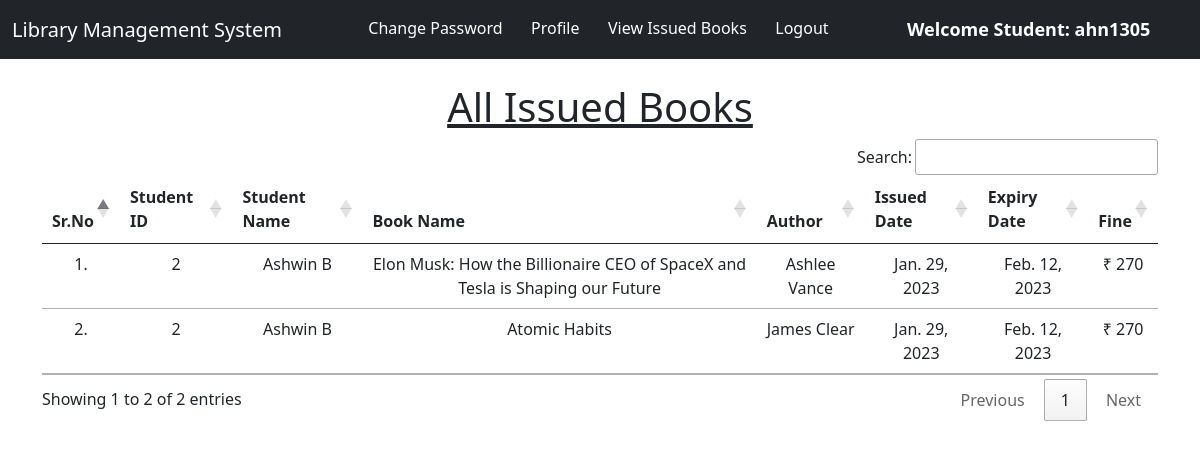
The page /student_issued_books/ (signed in) on the database its author committed.
### library/models.py (models this page shows, shortened)
class Book(models.Model):
    name = models.CharField(max_length=200)
    author = models.CharField(max_length=200)
    isbn = models.PositiveIntegerField()
    category = models.CharField(max_length=50)

class IssuedBook(models.Model):
    student_id = models.CharField(max_length=100, blank=True)
    isbn = models.CharField(max_length=13)
    issued_date = models.DateField(auto_now=True)
    expiry_date = models.DateField(default=expiry)

### library/views.py (the view)
# urls.py: path("student_issued_books/", views.student_issued_books, name="student_issued_books"),
@login_required(login_url = '/student_login')
def student_issued_books(request):
    student = Student.objects.filter(user_id=request.user.id)
    issuedBooks = IssuedBook.objects.filter(student_id=student[0].user_id)
    li1 = []
    li2 = []
    for i in issuedBooks:
        books = Book.objects.filter(isbn=i.isbn)
        for book in books:
            t=(request.user.id, request.user.get_full_name, book.name,book.author)
            li1.append(t)
        days=(date.today()-i.issued_date)
        d=days.days
        fine=0
        if d>15:
            day=d-14
            fine=day*5
        t=(issuedBooks[0].issued_date, issuedBooks[0].expiry_date, fine)
        li2.append(t)
    return render(request,'student_issued_books.html',{'li1':li1, 'li2':li2, 'lst':zip(li1,li2)})

### library/templates/student_issued_books.html (shortened to what this page needs)
{% extends 'student_navbar.html' %}
{% load static %}
{% block body %}
<div class="container mt-4">
    <h1 class="text-center"><u>All Issued Books</u></h1>
    <table class="table table-responsive-hover" id="example">
        <thead>
            <tr class="text-center">
                <th>Sr.No</th>
                <th>Student ID</th>
                <th>Student Name</th>
                <th>Book Name</th>
                <th>Author</th>
                <th>Issued Date</th>
                <th>Expiry Date</th>
                <th>Fine</th>
            </tr>
        </thead>
        <tbody>
            {% for i,j in lst %}
            <tr class="text-center">
                <td>{{forloop.counter}}.</td>
                <td>{{i.0}}</td>
                <td>{{i.1}}</td>
                <td>{{i.2}}</td>
                <td>{{i.3}}</td>
                <td>{{j.0}}</td>
                <td>{{j.1}}</td>
                <td>₹ {{j.2}}</td>
            </tr>
            {% endfor %}
        </tbody>
    </table>
    </div>
{% endblock %}

### library/templates/student_navbar.html (shortened to what this page needs)
<!doctype html>
<html lang="en">
  <head>
    <link href="https://cdn.jsdelivr.net/npm/bootstrap@5.1.0/dist/css/bootstrap.min.css" rel="stylesheet">
    <link rel="stylesheet" href="https://cdn.datatables.net/1.10.25/css/jquery.dataTables.min.css">
    <link rel="stylesheet" href="https://cdn.datatables.net/buttons/1.7.1/css/buttons.dataTables.min.css">
  </head>
  <body>
    <nav class="navbar navbar-expand-lg navbar-dark bg-dark sticky-top">
        <div class="container-fluid">
          <a class="navbar-brand" href="#">Library Management System</a>
          <div class="collapse navbar-collapse" id="navbarSupportedContent">
            <ul class="navbar-nav me-auto mb-2 mb-lg-0">
              <li class="nav-item">
                <a class="nav-link active" aria-current="page" href="/change_password/">Change Password</a>
              </li>
              <li class="nav-item">
                <a class="nav-link active" aria-current="page" href="/profile/">Profile</a>
              </li>
              <li class="nav-item">
                <a class="nav-link active" aria-current="page" href="/student_issued_books/">View Issued Books</a>
              </li>
              <li class="nav-item">
                <a class="nav-link active" aria-current="page" href="/logout/">Logout</a>
              </li>
              <li class="nav-item">
                <a style="font-weight:600; font-family:'Segoe UI', Tahoma, Geneva, Verdana, sans-serif; font-size: large;" class="nav-link active" href="#">Welcome Student: {{request.user}}</a>
              </li>
            </ul>
          </div>
        </div>
      </nav>
      {% block body %}
      {% endblock %}
  </body>
</html>

### rows shown on the page
Book: name "Elon Musk: How the Billionaire CEO of SpaceX and Tesla is Shaping our Future", author "Ashlee Vance"
IssuedBook: issued_date "Jan. 29, 2023" "Jan. 29, 2023", expiry_date "Feb. 12, 2023" "Feb. 12, 2023"
Book: name "Atomic Habits", author "James Clear"

### other values the page prints
{{ request.user }} "ahn1305"
{{ i.0 }} "2" "2"
{{ i.1 }} "Ashwin B" "Ashwin B"
{{ j.2 }} "270" "270"
